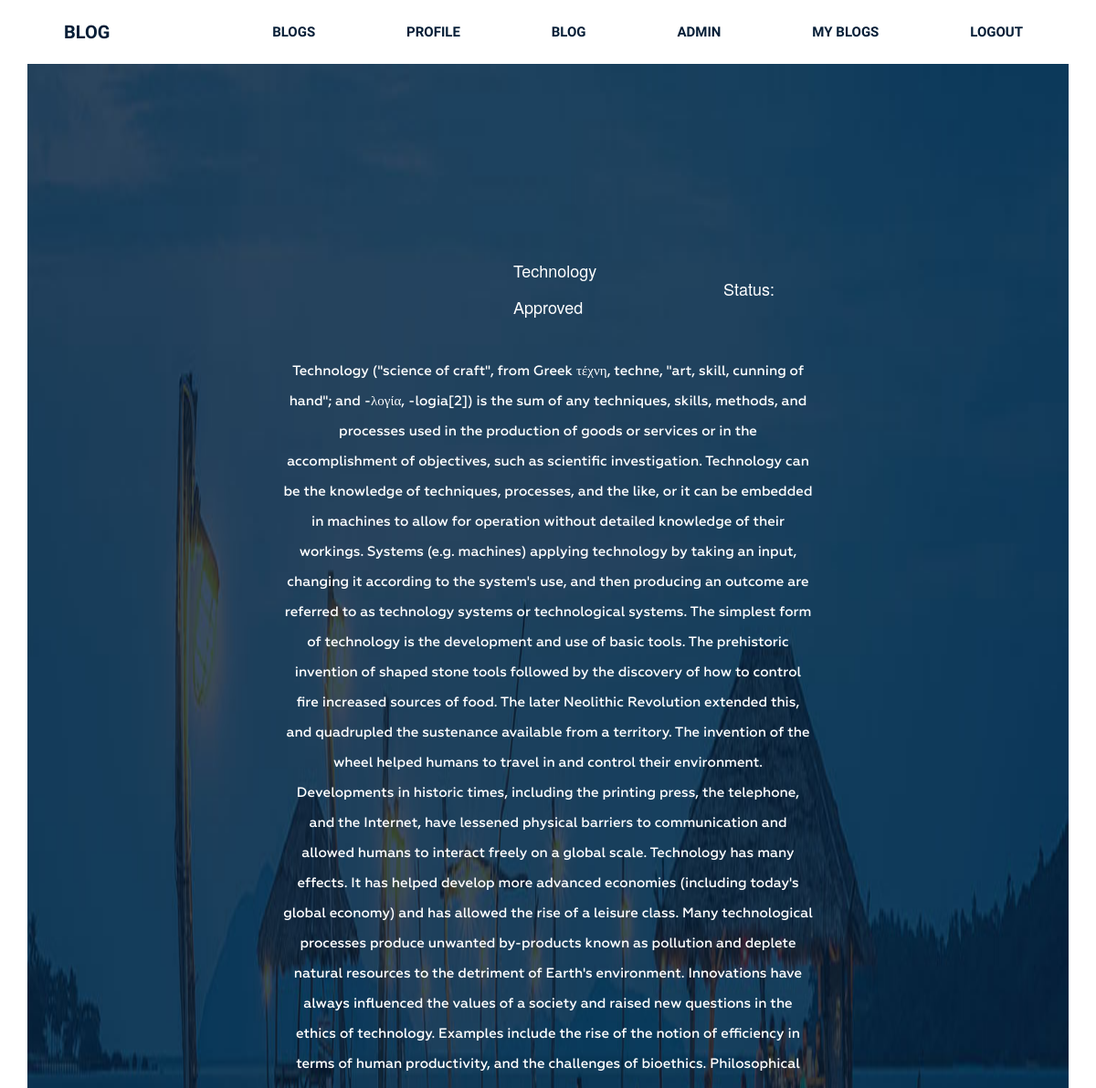
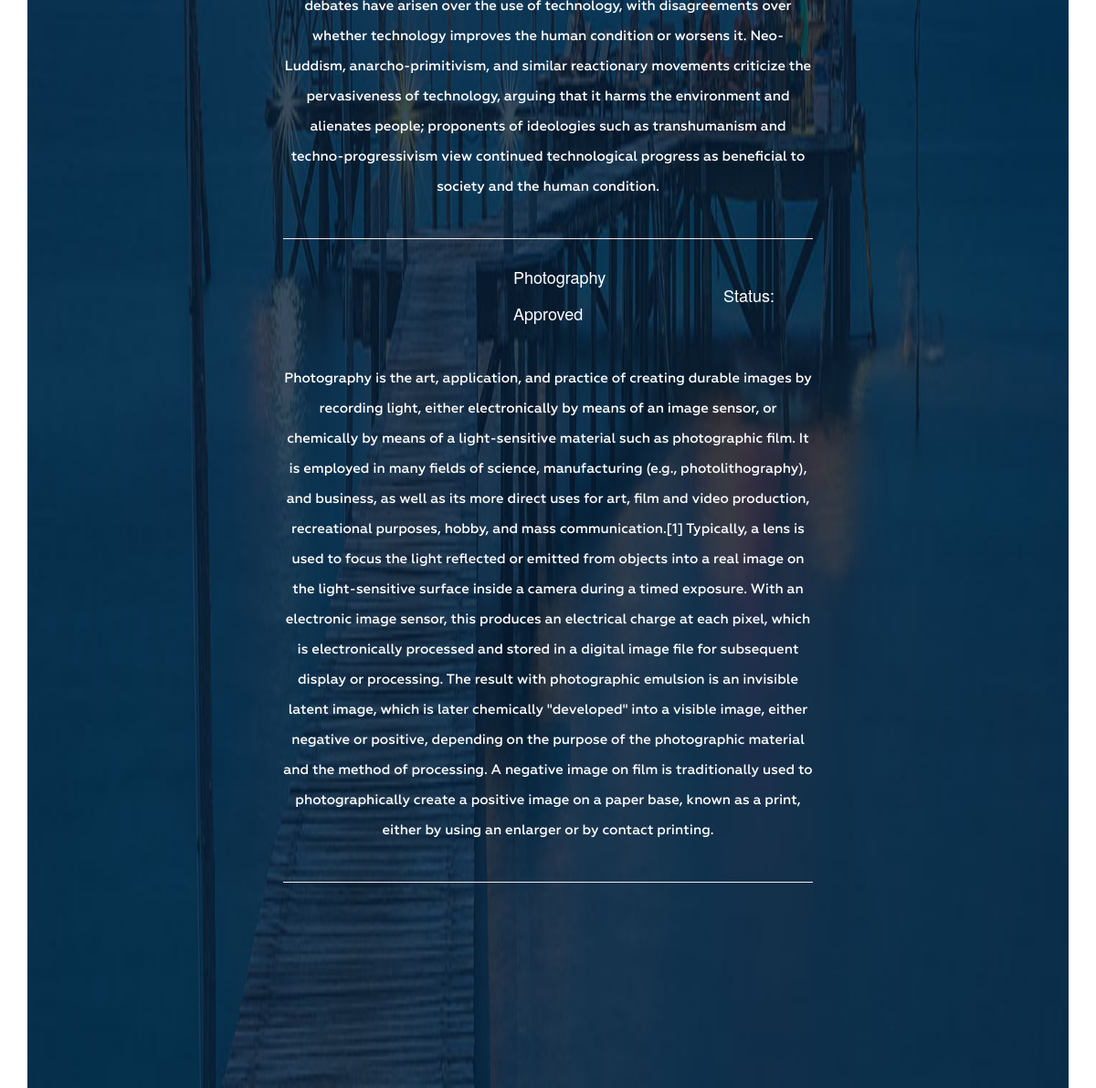
/myblogView/ (signed in), run on an earlier commit of the app's database (2 pictures, top to bottom).
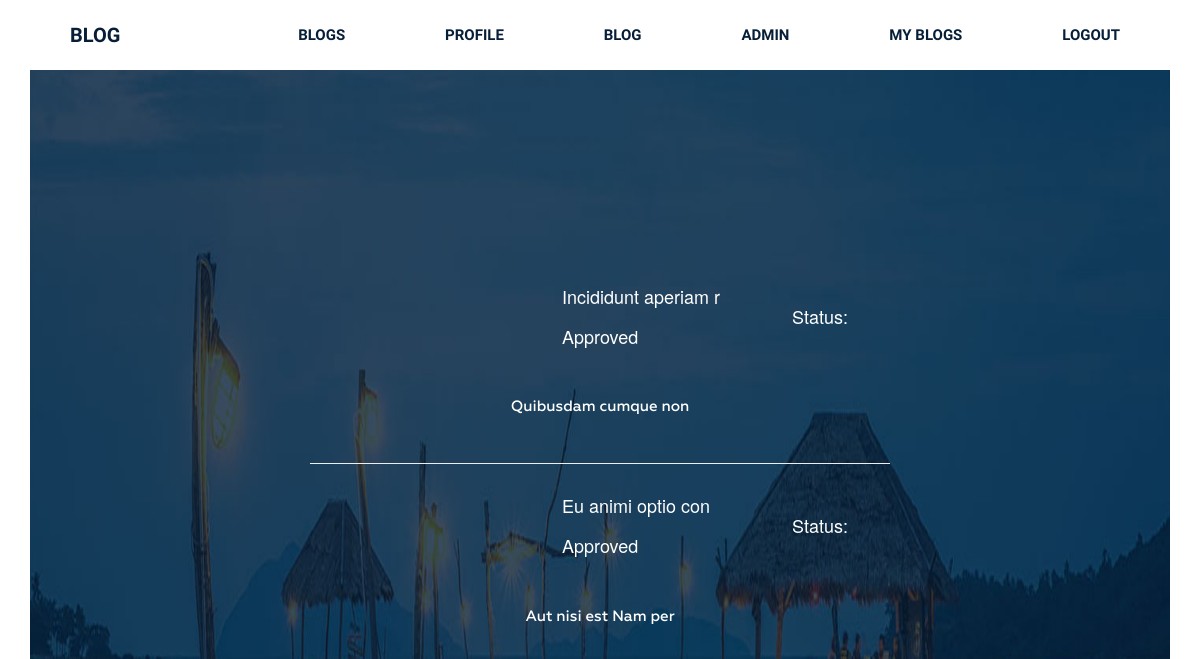
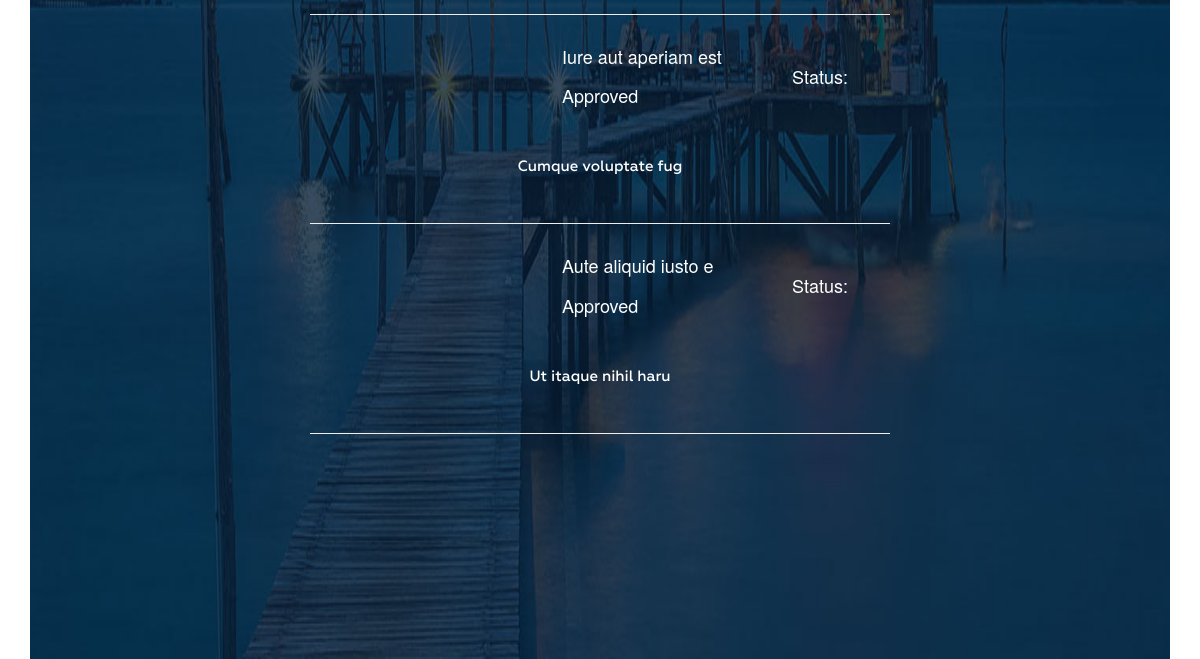
And on a later commit of the database (2 pictures, top to bottom).
### blogapp/models.py (models this page shows, shortened)
class Blog(models.Model):
    user = models.ForeignKey(Info, on_delete=models.CASCADE)
    title = models.CharField(max_length=30)
    write_blog = models.TextField()
    approval = models.BooleanField(default=False)
    Date = models.DateField(default=django.utils.timezone.now, null=False)
    class Meta:
        ordering = ['Date']

### blogapp/views.py (the view)
def MyBLog(request):
    try:
        username = request.user
        k = Blog.objects.filter(user=Info.objects.get(username=User.objects.get(username=username)))
        return render(request, 'myblog.html', context={"data": k})
    except:
        return render(request, 'myblog.html')

### templates/myblog.html (shortened to what this page needs)
{% extends 'basePage.html' %}
{% load static %}
{% block content %}
    <section class="bg-text-area">
        <div class="container">
            <div class="row">
                <div class="col-md-12">
                    <div class="bg-text">
                        {% for i in data %}
                            <h4>{{ i.title }} <a style="  margin: 0px 0px 0px  230px;  color: white">Status:
                                {% if i.approval %}
                                    Approved
                                {% else %}
                                    Pending
                                {% endif %}</a></h4>
                            <p>{{ i.write_blog }}</p><br>
                            <hr>
                        {% endfor %}
                    </div>
                </div>
            </div>
        </div>
    </section>
    </div>
{% endblock %}

What changed in the data, as far as the page shows it:
removed Blog: title "Technology", approval "Approved", write_blog "Technology (\"science of craft\", from Greek τέχνη, techne, \"art, skill, cunning of hand\"; and -λογία, -logia[2]) is the sum of any techniques, skills, methods, and processes used in the production of goods or services or in the accomplishment of objectives, such as scientific investigation. Technology can be the knowledge of techniques, processes, and the like, or it can be embedded in machines to allow for operation without detailed knowledge of their workings. Systems (e.g. machines) applying technology by taking an input, changing it according to the system's use, and then producing an outcome are referred to as technology systems or technological systems. The simplest form of technology…"
removed Blog: title "Photography", approval "Approved", write_blog "Photography is the art, application, and practice of creating durable images by recording light, either electronically by means of an image sensor, or chemically by means of a light-sensitive material such as photographic film. It is employed in many fields of science, manufacturing (e.g., photolithography), and business, as well as its more direct uses for art, film and video production, recreational purposes, hobby, and mass communication.[1] Typically, a lens is used to focus the light reflected or emitted from objects into a real image on the light-sensitive surface inside a camera during a timed exposure. With an electronic image sensor, this produces an electrical charge at each…"
added Blog: title "Incididunt aperiam r", approval "Approved", write_blog "Quibusdam cumque non"
added Blog: title "Eu animi optio con", approval "Approved", write_blog "Aut nisi est Nam per"
now on this page (row edited): Blog: title "Iure aut aperiam est", approval "Approved", write_blog "Cumque voluptate fug"
added Blog: title "Aute aliquid iusto e", approval "Approved", write_blog "Ut itaque nihil haru"
